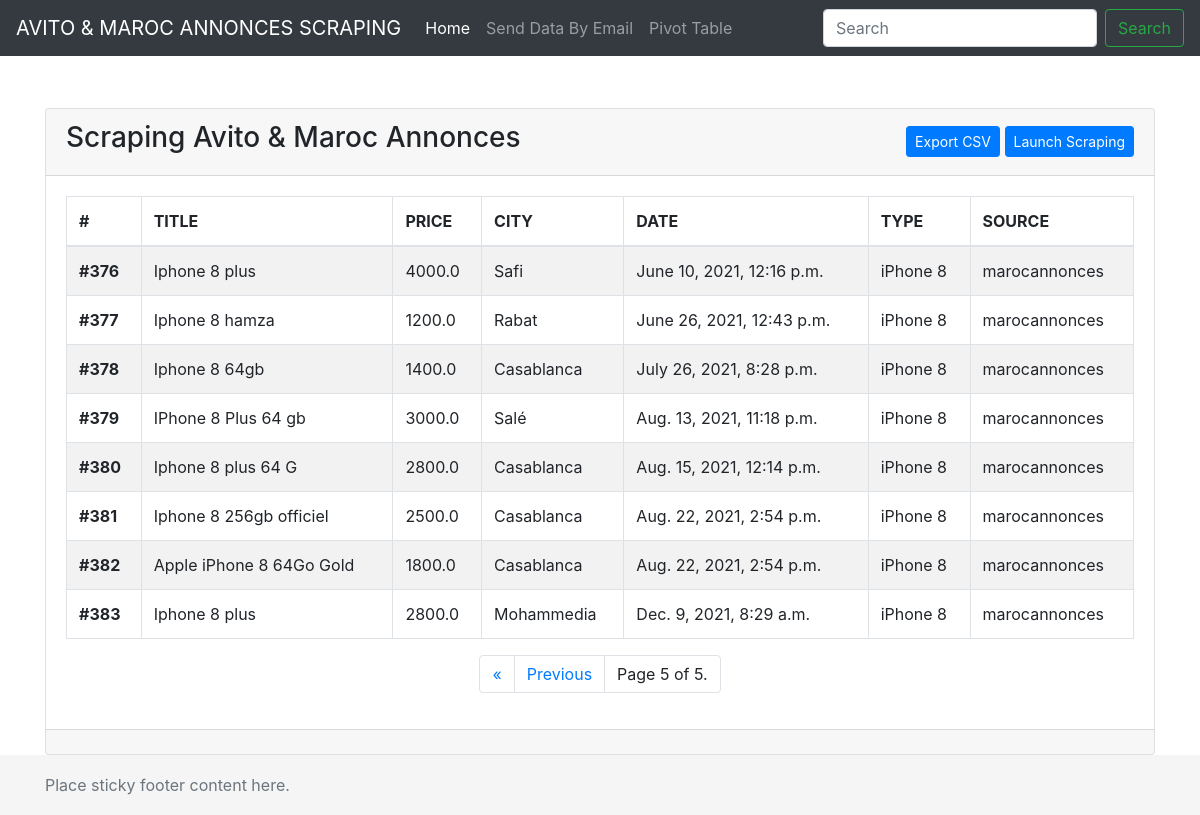
The app's page /?page=5 with its own data.
### scraping/models.py (models this page shows)
class Announce(models.Model):
    id = models.BigAutoField(primary_key=True)
    title = models.CharField(max_length=255)
    price = models.FloatField()
    city = models.CharField(max_length=255)
    date = models.DateTimeField('date')
    type = models.CharField(max_length=255)
    source = models.CharField(max_length=255)
    original_date = models.CharField(max_length=255)
    original_time = models.CharField(max_length=255)

### scraping/views.py (the view)
# urls.py: path('', views.index, name='index'),
def index(request):
    announces = Announce.objects.all()
    pagination = Paginator(announces, 10)
    page = request.GET.get('page')
    announces = pagination.get_page(page)
    return render(request, 'index.html', {
        "announces": announces,
    })

### scraping/templates/index.html (shortened to what this page needs)
{% extends "./base.html" %}
{% block body %}
<div class="card">
  <div class="card-header d-flex justify-content-between align-items-center">
    <h3 class="">Scraping Avito & Maroc Annonces</h3>
    <div>
      <a href="export" type="button" class="btn btn-sm btn-primary">Export CSV</a>
      <a href="#" type="button" class="btn btn-sm btn-primary">Launch Scraping</a>
    </div>
  </div>
  <div class="card-body">
    <div class="table-responsive">
        <table class="table table-striped table-bordered">
          <thead>
            <tr>
              <th scope="col">#</th>
              <th scope="col">TITLE</th>
              <th scope="col">PRICE</th>
              <th scope="col">CITY</th>
              <th scope="col">DATE</th>
              <th scope="col">TYPE</th>
              <th scope="col">SOURCE</th>
            </tr>
          </thead>
          <tbody>
          {% for announce in announces %}
            <tr>
              <th scope="row">#{{announce.id}}</th>
              <td>{{announce.title}}</td>
              <td>{{announce.price}}</td>
              <td>{{announce.city}}</td>
              <td>{{announce.date}}</td>
              <td>{{announce.type}}</td>
              <td>{{announce.source}}</td>
            </tr>
          {% endfor %}
          </tbody>
        </table>
    </div>
      <nav aria-label="Page navigation example">
  <ul class="pagination justify-content-center">
      {% if announces.has_previous %}
        <li class="page-item">
          <a class="page-link" href="?page=1">&laquo;</a>
        </li>
        <li class="page-item">
          <a class="page-link" href="?page={{ announces.previous_page_number }}">Previous</a>
        </li>
      {% endif %}
      <li class="page-item">
          <a class="page-link">
            Page {{ announces.number }} of {{ announces.paginator.num_pages }}.
        </a>
      </li>
  </ul>
</nav>
  </div>
  <div class="card-footer text-muted"></div>
</div>
{% endblock %}

### scraping/templates/base.html (style rules this page uses)
html { position: relative; min-height: 100%; }
body { margin-bottom: 60px; }

### records on screen
Announce: id "376", title "Iphone 8 plus", price "4000.0", city "Safi", date "June 10, 2021, 12:16 p.m.", type "iPhone 8", source "marocannonces"
Announce: id "377", title "Iphone 8 hamza", price "1200.0", city "Rabat", date "June 26, 2021, 12:43 p.m.", type "iPhone 8", source "marocannonces"
Announce: id "378", title "Iphone 8 64gb", price "1400.0", city "Casablanca", date "July 26, 2021, 8:28 p.m.", type "iPhone 8", source "marocannonces"
Announce: id "379", title "IPhone 8 Plus 64 gb", price "3000.0", city "Salé", date "Aug. 13, 2021, 11:18 p.m.", type "iPhone 8", source "marocannonces"
Announce: id "380", title "Iphone 8 plus 64 G", price "2800.0", city "Casablanca", date "Aug. 15, 2021, 12:14 p.m.", type "iPhone 8", source "marocannonces"
Announce: id "381", title "Iphone 8 256gb officiel", price "2500.0", city "Casablanca", date "Aug. 22, 2021, 2:54 p.m.", type "iPhone 8", source "marocannonces"
Announce: id "382", title "Apple iPhone 8 64Go Gold", price "1800.0", city "Casablanca", date "Aug. 22, 2021, 2:54 p.m.", type "iPhone 8", source "marocannonces"
Announce: id "383", title "Iphone 8 plus", price "2800.0", city "Mohammedia", date "Dec. 9, 2021, 8:29 a.m.", type "iPhone 8", source "marocannonces"

### other values on screen
{{ announces.number }} "5"
{{ announces.paginator.num_pages }} "5"
